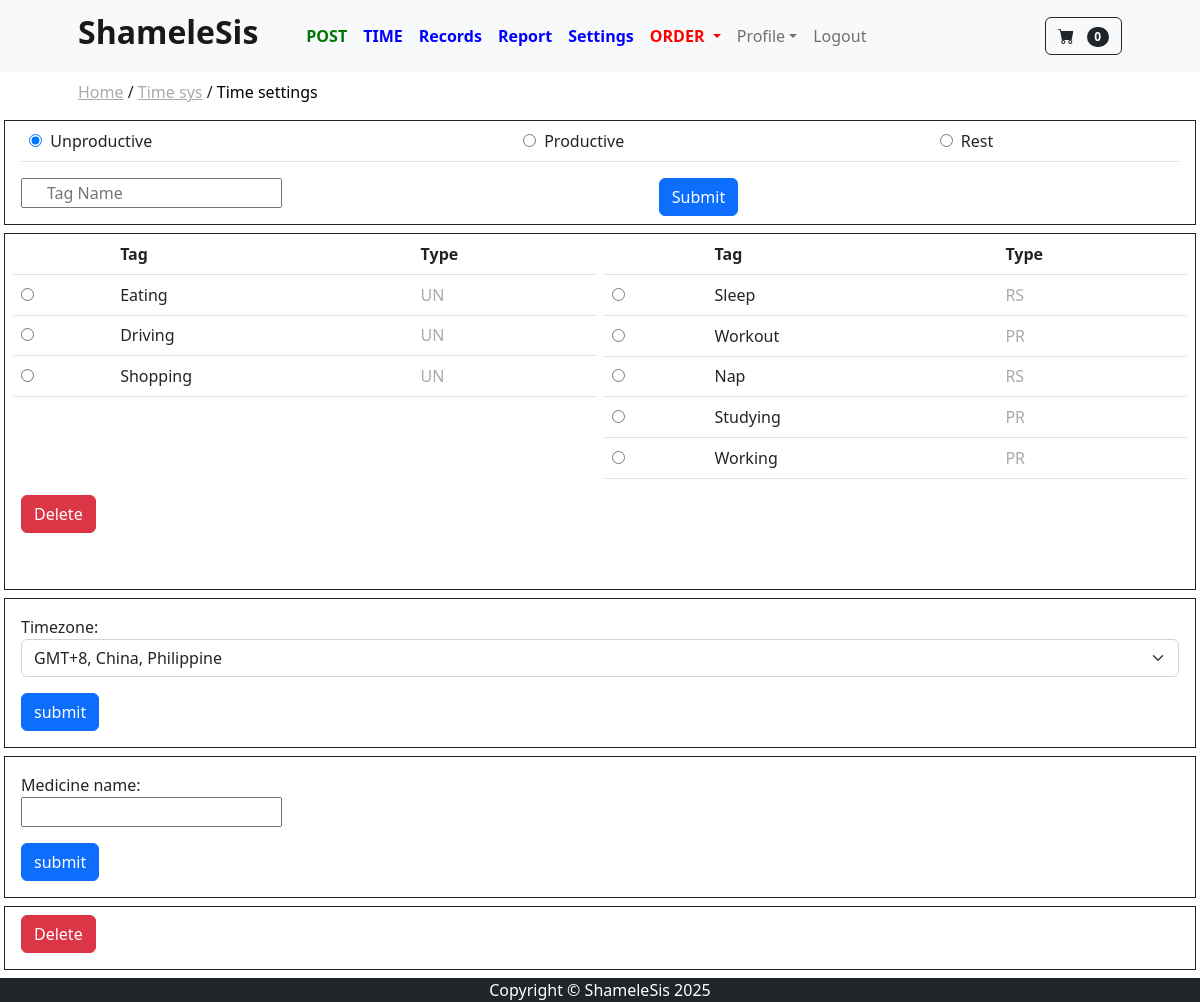
Before: /time_sys/time_settings/ (signed in) with the older database file.
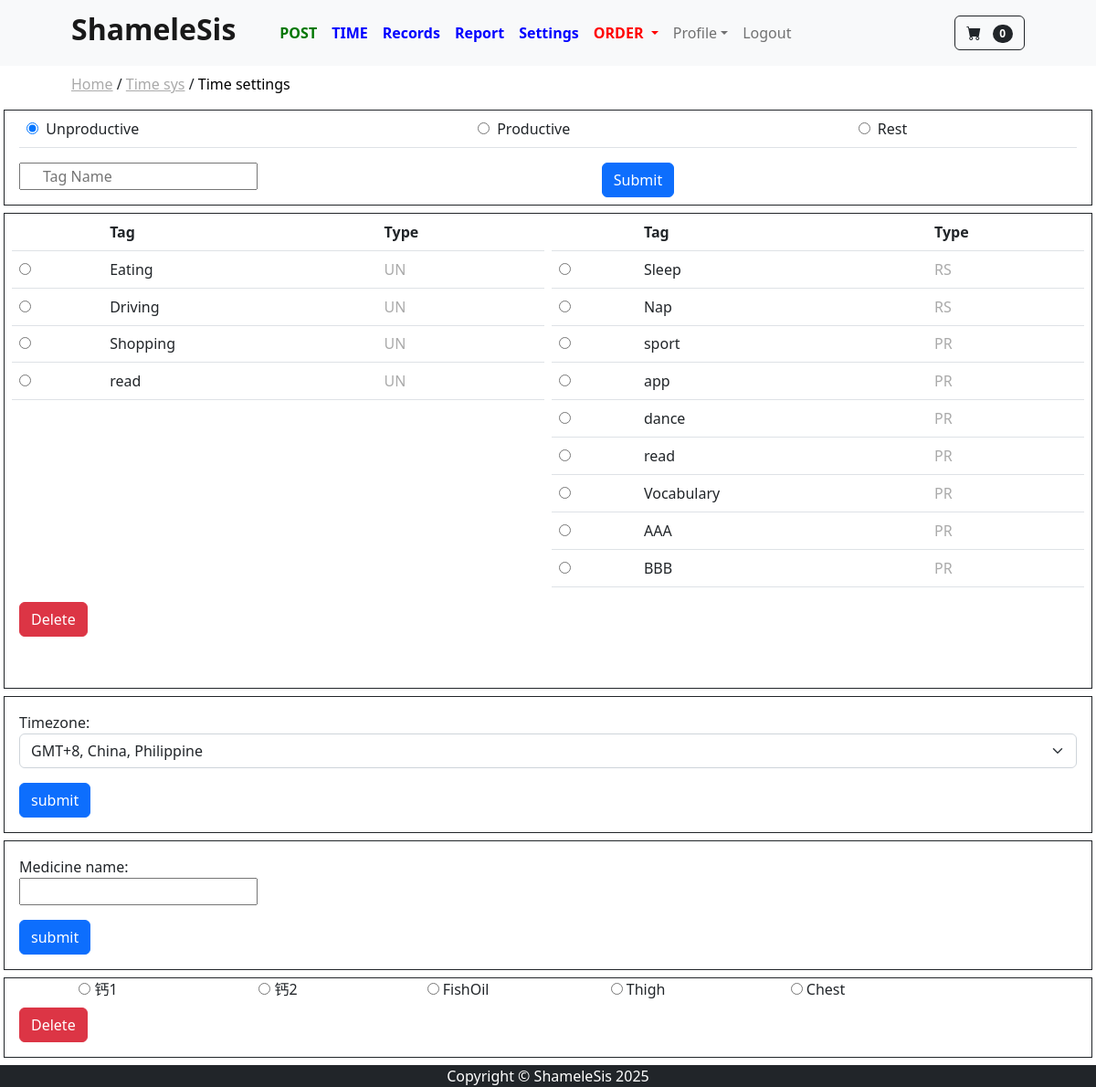
After: the same page with the newer database file.
### time_sys/models.py (models this page shows, shortened)
class TimeTag(models.Model):
    user = models.ForeignKey(User, on_delete=models.CASCADE)
    tag = models.CharField(max_length=255)
    type = models.CharField(max_length=255)

class HealthMedicineTag(models.Model):
    user = models.ForeignKey(User, on_delete=models.CASCADE)
    name = models.CharField(max_length=255)

### store/models.py (models this page shows, shortened)
class Profile(models.Model):
    user = models.OneToOneField(User, on_delete=models.CASCADE)
    date_modified = models.DateTimeField(User, auto_now=True)
    phone = models.CharField(max_length=20, blank=True)
    address1 = models.CharField(max_length=200, blank=True)
    address2 = models.CharField(max_length=200, blank=True)
    city = models.CharField(max_length=200, blank=True)
    state = models.CharField(max_length=200, blank=True)
    zipcode = models.CharField(max_length=200, blank=True)
    country = models.CharField(max_length=200, blank=True)
    old_cart = models.CharField(max_length=200, blank=True, null=True)
    timezone = models.CharField(max_length=50, default="Etc/GMT-0")

### time_sys/views.py (the view, shortened to what this page needs)
# urls.py: path('time_settings/', views.time_settings, name='time_settings'),
@login_required
def time_settings(request):
    form1 = SettingsForm(request.POST or None)
    form2 = DeleteTagForm(request.POST or None)
    form3 = UpdateUserForm(request.POST or None, instance=request.user.profile)
    form4 = MedicineForm(request.POST or None)
    del_med_form = DeleteMedForm(request.POST or None)
    user_id = request.user.id
    user_instance = User.objects.get(id=user_id)
    tags = TimeTag.objects.filter(user=user_instance)
    med_names = HealthMedicineTag.objects.filter(user=user_instance)
    context = {
        'form': form1,
        'form2': form2,
        'form3': form3,
        'form4': form4,
        'tags': tags,
        'med_names': med_names,
    }
    return render(request, 'time/time_settings.html', context)

### time_sys/forms.py
class SettingsForm(forms.Form):
    setting_tag = forms.CharField(
        label='tag:',
        required=True,
        widget=forms.TextInput(attrs={
            'class': 'form-check',
            'placeholder': 'Tag Name',
        })
    )
    setting_type = forms.CharField(required=True)

class DeleteTagForm(forms.Form):
    selecting_tag = forms.CharField(required=True)

### cart/cart.py (called while the page is built)
    def __len__(self):
        return len(self.cart)

### cart/context_processors.py (called while the page is built)
def cart(request):
    return {'cart': Cart(request)}

### store/context_processors.py (called while the page is built)
def base_breadcrumbs(request):
    path = request.path
    parts = path.strip('/').split('/')
    breadcrumbs = []
    url = ''
    for part in parts:
        url += f'/{part}'
        breadcrumbs.append({'name': part.replace('_', ' ').capitalize(), 'url': url})
    return {'breadcrumbs': breadcrumbs}

### store/templatetags/breadcrumbs.py (called while the page is built)
@register.inclusion_tag('breadcrumbs.html')
def show_breadcrumbs(breadcrumbs):
    return {'breadcrumbs': breadcrumbs}

### time_sys/templates/time/time_settings.html (shortened to what this page needs)
{% extends 'base.html' %}
{% block content %}
<div class="container-fluid p-0 text-center">
<form method="POST" class="form">
   <div class="row border border-dark px-1 mx-1 mt-2">
      <div class="col-12">
         <table class="table">
            <tbody>
               <tr>
                  <td class="text-start"><input checked type="radio" name="setting_type" id ="UN" value="UN">&nbsp;&nbsp;Unproductive</td>
                  <td class="text-start"><input type="radio" name="setting_type" id ="PR" value="PR">&nbsp;&nbsp;Productive</td>
                  <td class="text-start"><input type="radio" name="setting_type" id ="RS" value="RS">&nbsp;&nbsp;Rest</td>
               </tr>
            </tbody>
         </table>
      </div>
      <div class="col-5 pe-3 text-start">{{ form.setting_tag }}</div>
      <div class="col-4"><button type="submit" class="btn btn-primary mb-2">Submit</button></div>
   </div>
</form>
</div>
<div class="container-fluid p-0">
   <form method="POST" class="form-register">
      <div class="row row border border-dark px-1 mx-1 mt-2 pb-2">
         <div class="col-6 px-1">
            <table class="table">
               <thead>
                  <tr>
                     <th></th>
                     <th>Tag</th>
                     <th>Type</th>
                  </tr>
               </thead>
               <tbody>
                  {% for tag in tags %}
                  <tr>
                     {% if tag.type == "UN" %}
                     <td><input type="radio" id="{{ tag.tag }}" name="selecting_tag" value="{{ tag.tag }}"></td>
                     <td class="text-start">{{tag.tag}}</td>
                     <td style="color:#aaa">{{ tag.type }}</td>
                     {% endif %}
                  </tr>
                  {% endfor %}
               </tbody>
            </table>
         </div>
         <div class="col-6 px-1">
            <table class="table">
               <thead>
                  <tr>
                     <th></th>
                     <th>Tag</th>
                     <th>Type</th>
                  </tr>
               </thead>
               <tbody>
                  {% for tag in tags %}
                  <tr>
                     {% if not tag.type == "UN" %}
                     <td><input type="radio" id="{{ tag.tag }}" name="selecting_tag" value="{{ tag.tag }}"></td>
                     <td class="text-start">{{tag.tag}}</td>
                     <td style="color:#aaa">{{ tag.type }}</td>
                     {% endif %}
                  </tr>
                  {% endfor %}
               </tbody>
            </table>
         </div>
         <div class="col-12 pb-5">
             <button type="submit" class="btn btn-danger">Delete</button>
         </div>
      </div>
   </form>
</div>
<div class="container-fluid p-0">
   <div class="row row border border-dark px-1 mx-1 mb-1 mt-2">
         <div class="col-12 mt-3 text-start">
            <form method="POST" class="form-register">
               {{ form3.as_p }}
               <button type="submit" class="btn btn-primary mb-3">submit</button>
            </form>
         </div>
      </div>
</div>
<div class="container-fluid p-0">
   <div class="row row border border-dark px-1 mx-1 mb-1 mt-2">
         <div class="col-12 mt-3 text-start">
            <form method="POST" class="form-register">
               {{ form4.as_p }}
               <button type="submit" class="btn btn-primary mb-3">submit</button>
            </form>
         </div>
      </div>
</div>
<div class="container-fluid p-0 mb-2">
   <form method="POST" class="form-register">
      <div class="row row border border-dark px-1 mx-1 mt-2 pb-2">
         {% for med in med_names %}
         <div class="col-2 px-1 text-center">
            <input type="radio" id="{{ med.id }}" name="selecting_med" value="{{ med.id }}">
            {{med.name}}
         </div>
         {% endfor %}
         <div class="col-12 py-2">
             <button type="submit" class="btn btn-danger">Delete</button>
         </div>
      </div>
   </form>
</div>
{% endblock %}

### store/templates/base.html (shortened to what this page needs)
{% load static %}
<!DOCTYPE html>
<html lang="en">
    <head>
        <link href="https://cdn.jsdelivr.net/npm/bootstrap-icons@1.5.0/font/bootstrap-icons.css" rel="stylesheet" />
        <link href="{% static 'css/styles.css' %}" rel="stylesheet" />
        <link href="{% static 'css/styles_customized.css' %}" rel="stylesheet" />
    </head>
    <body>
        <div class="page-wrapper">
        {% include 'navbar.html' %}
        {% include 'header.html' %}
        {% block content %}
        {% endblock %}
        </div>
        <footer class="py-0 bg-dark">
            <div class="footer"><p class="m-0 text-center text-white">Copyright &copy; ShameleSis 2025</p></div>
        </footer>
    </body>
</html>

### store/templates/navbar.html (shortened to what this page needs)
<nav class="navbar navbar-expand-lg navbar-light bg-light">
    <div class="container px-4 px-lg-5">
        <a class="navbar-brand" href="{% url 'home' %}"><h2 style="font-weight:bold;">ShameleSis</h2></a>
        <div class="collapse navbar-collapse" id="navbarSupportedContent">
            <ul class="navbar-nav me-auto mb-2 mb-lg-0 ms-lg-4">
                {% if user.is_superuser %}
                <li class="nav-item">
                    <a class="nav-link"
                       aria-current="page"
                       href="{% url 'create_post' %}"
                       style="color: #070; font-weight: bold;"
                    >
                        POST
                    </a>
                </li>
                <li class="nav-item">
                    <a class="nav-link"
                       aria-current="page"
                       href="{% url 'time_checkout' %}"
                       style="color: #00F; font-weight: bold;"
                    >
                        TIME
                    </a>
                </li>
                <li class="nav-item">
                    <a class="nav-link"
                       aria-current="page"
                       href="{% url 'time_records' %}"
                       style="color: #00F; font-weight: bold;"
                    >
                        Records
                    </a>
                </li>
                <li class="nav-item">
                    <a class="nav-link"
                       aria-current="page"
                       href="{% url 'time_report' %}"
                       style="color: #00F; font-weight: bold;"
                    >
                        Report
                    </a>
                </li>
                <li class="nav-item">
                    <a class="nav-link"
                       aria-current="page"
                       href="{% url 'time_settings' %}"
                       style="color: #00F; font-weight: bold;"
                    >
                        Settings
                    </a>
                </li>
                <li class="nav-item dropdown">
                    <a class="nav-link dropdown-toggle"
                       id="navbarDropdown" href="#"
                       role="button"
                       data-bs-toggle="dropdown"
                       aria-expanded="false"
                       style="color: #F00; font-weight: bold;"
                    >
                        ORDER
                    </a>
                </li>
                {% endif %}
                {% if user.is_authenticated == False %}
                <li class="nav-item me-5">
                    <a class="nav-link {% if request.path == '/login/' %}active{% endif %}" href="{% url 'google' %}">
                        Login
                    </a>
                </li>
                {% else %}
                <li class="nav-item dropdown">
                    <a class="nav-link dropdown-toggle {% if request.path == '/update_user/' or request.path == '/update_info/' %}active{% endif %}"
                       id="navbarDropdown" href="#"
                       role="button"
                       data-bs-toggle="dropdown"
                       aria-expanded="false">Profile</a>
                </li>
                <li class="nav-item">
                    <a class="nav-link me-4" href="{% url 'logout' %}">
                        Logout
                    </a>
                </li>
                {% endif %}
            </ul>
            <form class="d-flex">
                <a href="{% url 'cart_summary' %}" class="btn btn-outline-dark">
                    <i class="bi-cart-fill me-1"></i>
                    <span class="badge bg-dark text-white ms-1 rounded-pill" id="cart_quantity">{{ cart|length }}</span>
                </a>
            </form>
        </div>
    </div>
</nav>

### store/templates/header.html
{% load url_filters %}
<header>
    <div class="container px-4 px-lg-5">
        {% load breadcrumbs %}
        {% show_breadcrumbs breadcrumbs %}
    </div>
</header>

### store/templates/breadcrumbs.html
<div aria-label="breadcrumb" class="py-2">
     <a class="unstyle_a_tag breadcrumbs" href="{% url 'home' %}">Home</a>
    <span id="home_slash"> /</span>
    {% for crumb in breadcrumbs %}
    {% if not forloop.last %}
    <a class="unstyle_a_tag breadcrumbs" href="{{ crumb.url }}">{{ crumb.name }}</a> /
    {% else %}
    <a class="unstyle_a_tag" href="{{ crumb.url }}">{{ crumb.name }}</a>
    {% endif %}
    {% endfor %}
</div>

### static/css/styles_customized.css (style rules this page uses)
html, body { height: 100%; margin: 0; display: flex; flex-direction: column; }
.page-wrapper { flex: 1; }
.unstyle_a_tag { color: #000; text-decoration: none; cursor: pointer; }
.breadcrumbs { color: #aaa; text-decoration: underline; }
.navbar-nav { --bs-nav-link-padding-y: 0.2rem; }

Changed rows visible on the page:
removed TimeTag: tag "Workout", type "PR"
removed TimeTag: tag "Studying", type "PR"
removed TimeTag: tag "Working", type "PR"
added TimeTag: tag "read", type "UN"
added TimeTag: tag "sport", type "PR"
added TimeTag: tag "app", type "PR"
added TimeTag: tag "dance", type "PR"
added TimeTag: tag "read", type "PR"
added TimeTag: tag "Vocabulary", type "PR"
added TimeTag: tag "AAA", type "PR"
added TimeTag: tag "BBB", type "PR"
added HealthMedicineTag: name "钙1"
added HealthMedicineTag: name "钙2"
added HealthMedicineTag: name "FishOil"
added HealthMedicineTag: name "Thigh"
added HealthMedicineTag: name "Chest"
